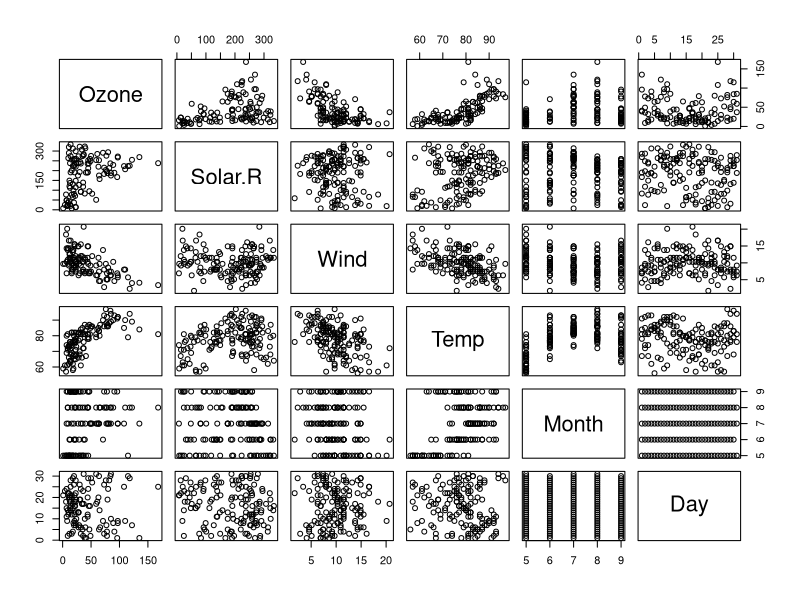
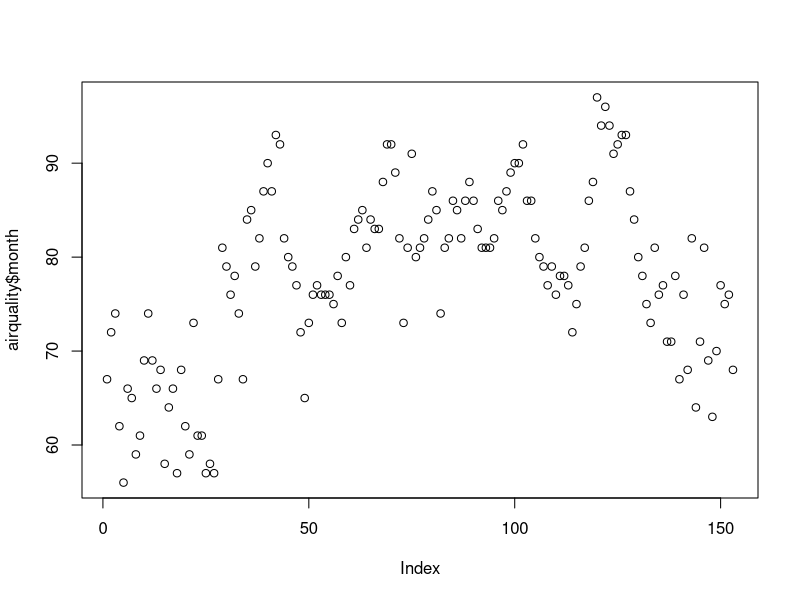

The R script that drew these images, in order: (Note: this script raises an error after producing the figures.)
## ---- chunk 1
library(tidyverse)
library(ggplot2)
## ---- chunk 2

## ---- chunk 3
data("airquality")

plot(airquality)

head(airquality)

summary(airquality)
## ---- chunk 4
plot(airquality$Temp,airquality$month)
## ---- chunk 5
barplot( )
